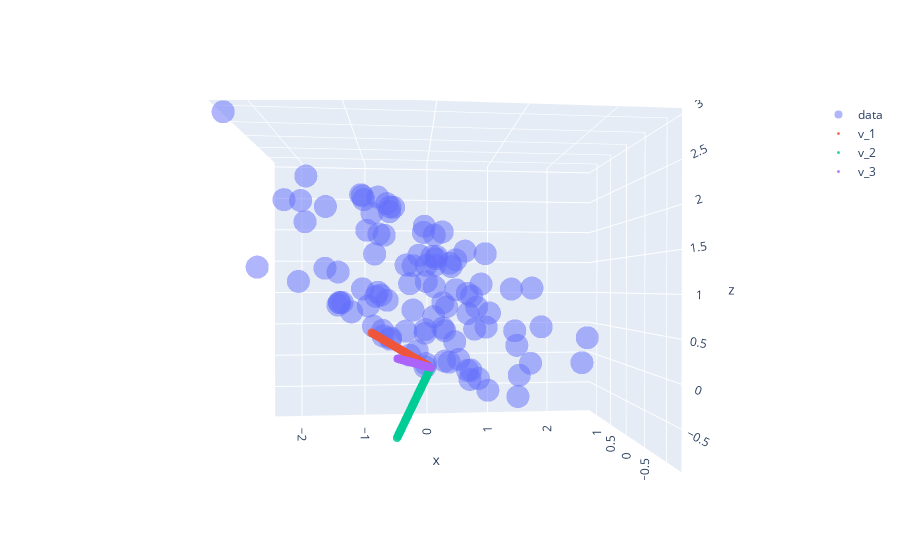

Notebook cell for this chart:
### Markdown cell above
# 3D Eigenvectors

### Code cell
lambdas, vs = sorted_eig(cov)  # Compute e'vals and e'vectors of cov matrix 
print("lambdas, vs =\n",lambdas,"\n",vs)

# Re-plot our data
fig = go.Figure(data=[go.Scatter3d(x=x, y=y, z=z,mode='markers',  
        marker=dict(size=8,opacity=0.5), name="data" ) ])

# Draw some extra 'lines' showing eigenvector directions
n_ev_balls = 50    # the lines will be made of lots of balls in a line
ev_size= 3    # size of balls
t = np.linspace(0,1,num=n_ev_balls)  # parameterizer for drawing along vec directions

for i in range(3):   # do this for each eigenvector 
    # Uncomment the next line to scale (unit) vector by size of the eigenvalue
    # vs[:,i] *= lambdas[i] 
    ex, ey, ez = t*vs[0,i], t*vs[1,i],  t*vs[2,i]
    fig.add_trace(go.Scatter3d(x=ex, y=ey, z=ez,mode='markers',
                marker=dict(size=ev_size,opacity=0.8), name="v_"+str(i+1)))

fig.update_layout( xaxis_title="x", yaxis_title="y", yaxis = dict(scaleanchor = "x",scaleratio = 1) )
fig.show()
